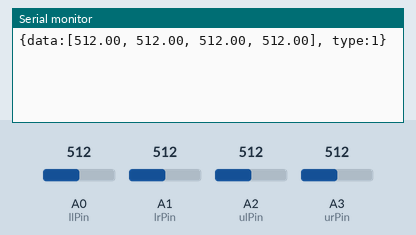
A sketch run on a simulated Arduino Uno, built with avr-gcc and run on an emulated ATmega328P. Parts: the last lines printed to the serial monitor. The inputs (shaded band) are chosen by the test bench; at power-on: A0 (llPin) = 512, A1 (lrPin) = 512, A2 (ulPin) = 512, A3 (urPin) = 512.

Above: at 1.3 s.
1.4 s: A0 (llPin) set to 716
At 11.1 s:
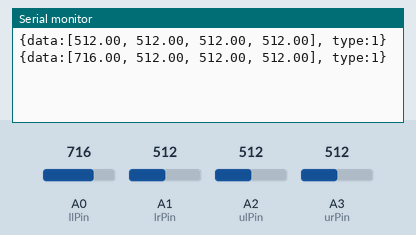
11.4 s: A1 (lrPin) set to 716
At 20.7 s:
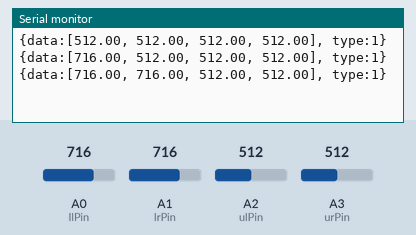
21.4 s: A2 (ulPin) set to 716
At 31.1 s:
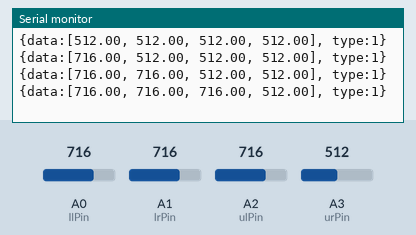
31.4 s: A3 (urPin) set to 716
At 41.0 s:
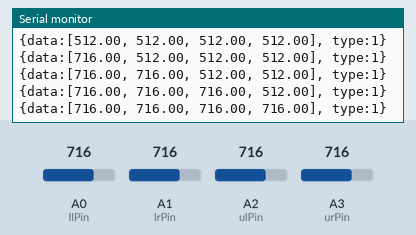
41.4 s: A0 (llPin) set to 992
At 51.2 s:
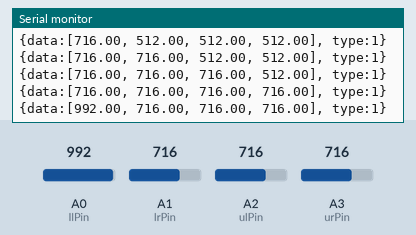
51.4 s: A1 (lrPin) set to 992
At 61.3 s:
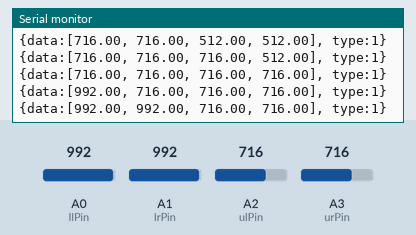
Timing chart, 0 to 62.4 s (numbered marks = the images above; inputs shaded):
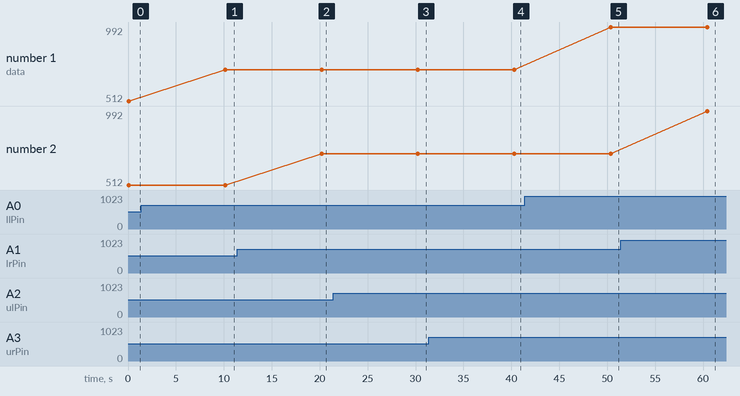

The sketch:

pressure.ino
```cpp
#include <SoftwareSerial.h>

int bRx = 11;
int bTx = 10;
SoftwareSerial bluetooth(bTx,bRx);
int llPin = A0;
int lrPin = A1;
int ulPin = A2;
int urPin = A3;
int period=10000;
void setup() {
  Serial.begin(9600);
  delay(100);
  bluetooth.begin(9600);

}

void loop() {
  float llIn = analogRead(llPin);
  float lrIn = analogRead(lrPin);
  float ulIn = analogRead(ulPin);
  float urIn = analogRead(urPin);

  char llCh[10];
  char lrCh[10];
  char ulCh[10];
  char urCh[10];
  dtostrf(llIn, 4, 2, llCh);
  dtostrf(lrIn, 4, 2, lrCh);
  dtostrf(ulIn, 4, 2, ulCh);
  dtostrf(urIn, 4, 2, urCh);

  char str[128];
  sprintf(str, "{data:[%s, %s, %s, %s], type:1}", llCh, lrCh, ulCh, urCh);
  Serial.println(str);
  bluetooth.println(str);
  delay(period);
}
```

Measured:
- after the input at 1.4 s, the serial monitor: prints a new line after 8.8 s (image 1)
- after the input at 11.4 s, the serial monitor: prints a new line after 8.8 s (image 2)
- after the input at 21.4 s, the serial monitor: prints a new line after 8.9 s (image 3)
- after the input at 31.4 s, the serial monitor: prints a new line after 8.9 s (image 4)
- after the input at 41.4 s, the serial monitor: prints a new line after 9.0 s (image 5)
- after the input at 51.4 s, the serial monitor: prints a new line after 9.0 s (image 6)
- plotted number 1: 512 → 716 after the input at 1.4 s, 716 → 992 after the input at 41.4 s
